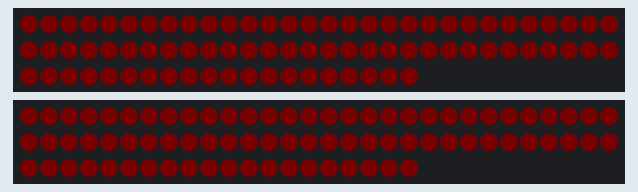
Recording of a program running on a simulated Raspberry Pi Pico running MicroPython. Shown: 2 × 80 RGB LEDs in strip order, left to right, continuing on the next row. Dim RGB values are drawn brighter than linear; what the program prints to the serial console is not drawn.

Above: at 1.1 s.
At 2.1 s:
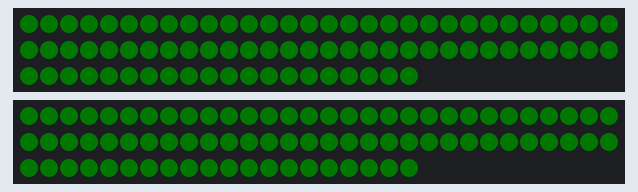
At 3.1 s:
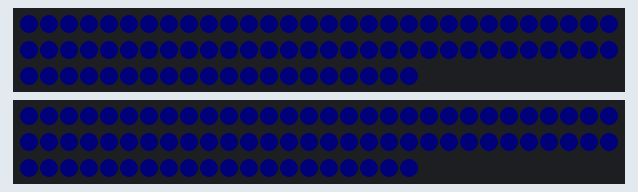
At 4.1 s:
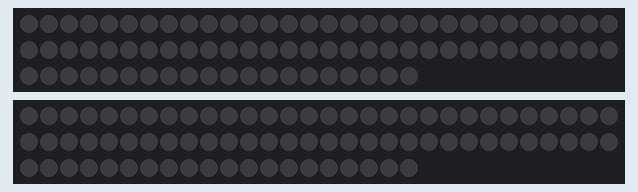

Measured:
- by itself, everything shown: repeats every 4.1 s, in 8 steps
- what the display in image 0 shows lasts 1.0 s, from 1.0 s to 2.0 s

The program:

ledtestworking.py
```python
import array
import rp2
from machine import Pin
import utime

NUM_LEDS = 80  # LEDs per blade
BRIGHTNESS = 0.01  # 0 = off, 1 = full brightness

# ---------------- PIO program ----------------
@rp2.asm_pio(
    sideset_init=rp2.PIO.OUT_LOW,
    out_shiftdir=rp2.PIO.SHIFT_LEFT,
    autopull=True,
    pull_thresh=24
)
def ws2812():
    wrap_target()
    label("bitloop")
    out(x, 1)               .side(0)    [2]
    jmp(not_x, "do_zero")   .side(1)    [1]
    jmp("bitloop")          .side(1)    [4]
    label("do_zero")
    nop()                   .side(0)    [4]
    wrap()

# ---------------- Pins & State Machines ----------------
pin1 = Pin(15, Pin.OUT)  # Blade 1
sm1 = rp2.StateMachine(0, ws2812, freq=8_000_000, sideset_base=pin1)
sm1.active(1)

pin2 = Pin(20, Pin.OUT)  # Blade 2
sm2 = rp2.StateMachine(1, ws2812, freq=8_000_000, sideset_base=pin2)
sm2.active(1)

# ---------------- Buffers ----------------
buf1 = array.array("I", [0] * NUM_LEDS)
buf2 = array.array("I", [0] * NUM_LEDS)

# ---------------- Correct GRB packing ----------------
def pack_grb(r, g, b):
    """24-bit GRB value for SK6805 LEDs"""
    # Apply brightness scaling
    r = int(r * BRIGHTNESS)
    g = int(g * BRIGHTNESS)
    b = int(b * BRIGHTNESS)
    return (g << 16) | (r << 8) | b

def show():
    sm1.put(buf1, 8)
    sm2.put(buf2, 8)
    utime.sleep_us(100)

def clear_all():
    """Turn off all LEDs"""
    for i in range(NUM_LEDS):
        buf1[i] = 0
        buf2[i] = 0
    show()

# ---------------- Start test ----------------
print("Clearing all LEDs...")
clear_all()
utime.sleep(1)

print("Starting full color test on both blades at reduced brightness...")

while True:
    # RED
    clear_all()
    for i in range(NUM_LEDS):
        buf1[i] = pack_grb(255, 0, 0)
        buf2[i] = pack_grb(255, 0, 0)
    show()
    utime.sleep(1)

    # GREEN
    clear_all()
    for i in range(NUM_LEDS):
        buf1[i] = pack_grb(0, 255, 0)
        buf2[i] = pack_grb(0, 255, 0)
    show()
    utime.sleep(1)

    # BLUE
    clear_all()
    for i in range(NUM_LEDS):
        buf1[i] = pack_grb(0, 0, 255)
        buf2[i] = pack_grb(0, 0, 255)
    show()
    utime.sleep(1)

    # OFF
    clear_all()
    utime.sleep(1)
```
